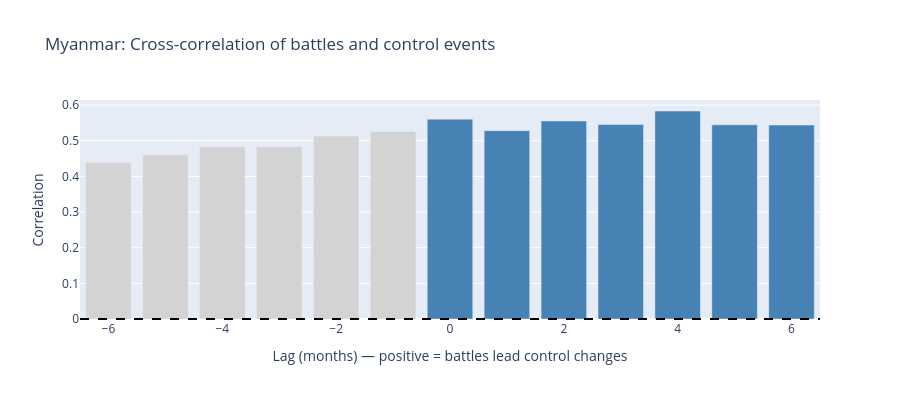

The cell this chart's notebook holds for it:
### Code cell
battles = monthly['Battles']
control = monthly['Control_signals']

lags = range(-6, 7)  # battles 6 months before to 6 months after control changes
correlations = []
for lag in lags:
    if lag >= 0:
        # Battles leading control by `lag` months
        corr = battles.shift(lag).corr(control)
    else:
        corr = battles.corr(control.shift(-lag))
    correlations.append(corr)

lag_df = pd.DataFrame({'lag_months': list(lags), 'correlation': correlations})

fig = go.Figure(go.Bar(
    x=lag_df['lag_months'], y=lag_df['correlation'],
    marker_color=['steelblue' if l >= 0 else 'lightgray' for l in lag_df['lag_months']]
))
fig.add_hline(y=0, line_dash='dash', line_color='black')
fig.update_layout(
    title=f'{country}: Cross-correlation of battles and control events',
    xaxis_title='Lag (months) — positive = battles lead control changes',
    yaxis_title='Correlation',
    width=900, height=400
)
fig.show()

print(lag_df.to_string(index=False))

### Figure 1 — Plotly figure (JSON) as saved in the notebook; plotly's stock layout.template omitted (floating-point values rounded to 4 significant figures)
{"data": [{"marker": {"color": ["lightgray", "lightgray", "lightgray", "lightgray", "lightgray", "lightgray", "steelblue", "steelblue", "steelblue", "steelblue", "steelblue", "steelblue", "steelblue"]}, "type": "bar", "x": [-6, -5, -4, -3, -2, -1, 0, 1, 2, 3, 4, 5, 6], "y": [0.439, 0.4605, 0.4836, 0.4836, 0.5134, 0.5262, 0.5607, 0.5284, 0.5556, 0.5456, 0.5836, 0.5448, 0.5442]}], "layout": {"height": 400, "shapes": [{"line": {"color": "black", "dash": "dash"}, "type": "line", "x0": 0, "x1": 1, "xref": "x domain", "y0": 0, "y1": 0, "yref": "y"}], "title": {"text": "Myanmar: Cross-correlation of battles and control events"}, "width": 900, "xaxis": {"title": {"text": "Lag (months) — positive = battles lead control changes"}}, "yaxis": {"title": {"text": "Correlation"}}}}
